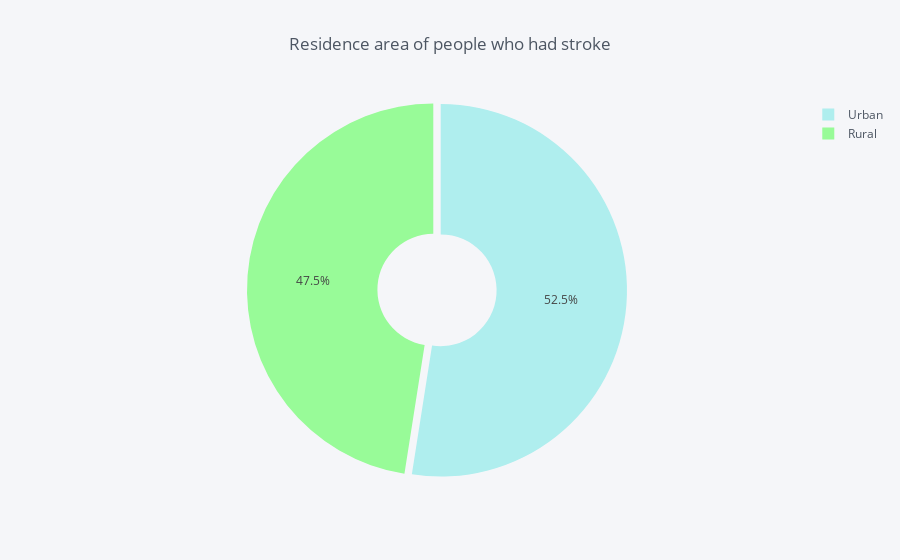

This figure's notebook cell:
### Markdown cell above
##Residence area of people who had stroke

### Code cell
Residence = df.groupby(df['Residence_type'])['stroke'].sum()
df_Residence = pd.DataFrame({'labels': Residence.index, 'values': Residence.values})
df_Residence.iplot(kind='pie',labels='labels',values='values', title='Residence area of people who had stroke', colors = colors2, pull=[0.02, 0.02],hole = 0.3)

### Figure 1 — Plotly figure (JSON) as saved in the notebook; plotly's stock layout.template omitted (floating-point values rounded to 4 significant figures)
{"data": [{"hole": 0.3, "labels": ["Rural", "Urban"], "marker": {"colors": ["rgba(152, 251, 152, 1.0)", "rgba(175, 238, 238, 1.0)"]}, "name": "", "pull": [0.02, 0.02], "values": [96, 106], "type": "pie"}], "layout": {"legend": {"bgcolor": "#F5F6F9", "font": {"color": "#4D5663"}}, "paper_bgcolor": "#F5F6F9", "plot_bgcolor": "#F5F6F9", "titlefont": {"color": "#4D5663"}, "title": "Residence area of people who had stroke"}}
